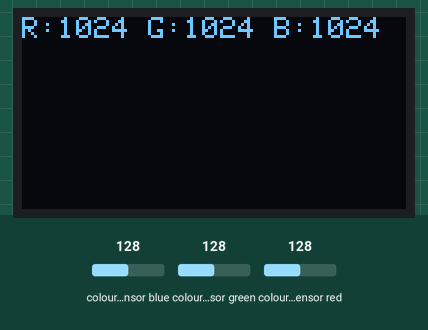
Recording of a program running on a simulated ESP8266 (Wemos D1 mini). Shown: 128×64 one-colour display. Inputs (shaded band) come from the test bench; at power-on: colour sensor blue 128, colour sensor green 128, colour sensor red 128. WiFi joins after 1.5 s; servers stay silent unless stated; uploads are accepted with an empty reply; what the program prints to the serial monitor is not drawn.

Above: at 5.6 s.
5.7 s: colour sensor blue set to 5
At 11.1 s:
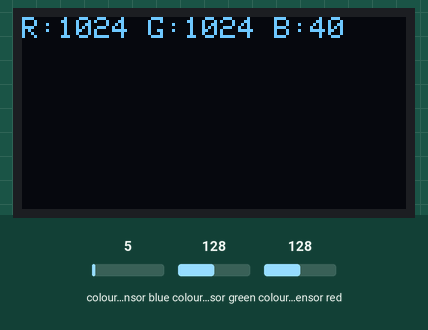
12.2 s: colour sensor green set to 5
At 16.1 s:
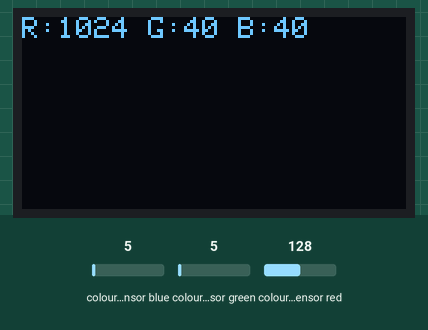
18.7 s: colour sensor red set to 5
At 21.1 s:
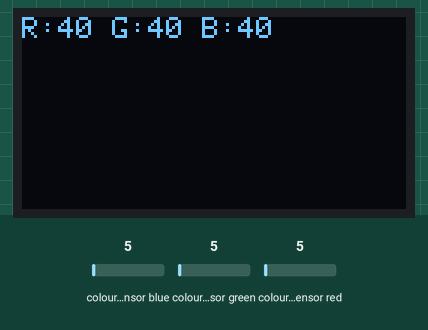
25.2 s: colour sensor blue set to 64
At 31.2 s:
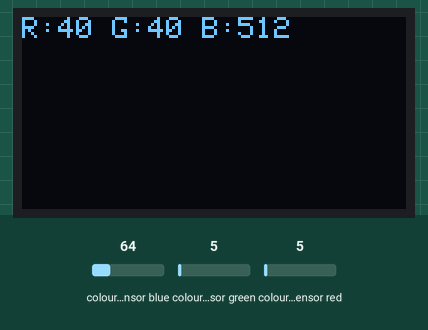
Timing chart, 0 to 32.7 s (numbered marks = the images above; inputs shaded):
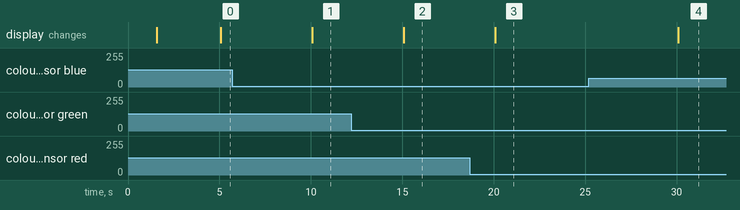

Measured:
- after the input at 5.7 s, the display: changes after 4.4 s (image 1)
- after the input at 12.2 s, the display: changes after 2.9 s (image 2)
- after the input at 18.7 s, the display: changes after 1.4 s (image 3)
- after the input at 25.2 s, the display: changes after 4.9 s (image 4)

The program:

main.cpp
```cpp
#include <Wire.h>
#include <Adafruit_GFX.h>
#include <Adafruit_SSD1306.h>
#include <Adafruit_TCS34725.h>
#include <ESP8266WiFi.h>
#include <ESP8266HTTPClient.h>
#include <ArduinoJson.h>

#define SCREEN_WIDTH 128
#define SCREEN_HEIGHT 64
#define OLED_RESET    -1

Adafruit_SSD1306 display(SCREEN_WIDTH, SCREEN_HEIGHT, &Wire, OLED_RESET);
Adafruit_TCS34725 tcs = Adafruit_TCS34725(TCS34725_INTEGRATIONTIME_600MS, TCS34725_GAIN_1X);


const char* ssid = "*";
const char* password = "*";
const char* serverUrl = "*";

void connectWiFi() {
  WiFi.begin(ssid, password);
  display.clearDisplay();
  display.setCursor(0, 0);
  display.println("Підключення WiFi...");
  display.display();

  int attempts = 0;
  while (WiFi.status() != WL_CONNECTED && attempts < 20) {
    delay(500);
    Serial.print(".");
    attempts++;
  }

  display.clearDisplay();
  if (WiFi.status() == WL_CONNECTED) {
    display.setCursor(0, 0);
    display.println("WiFi OK");
    display.println(WiFi.localIP());
  } else {
    display.setCursor(0, 0);
    display.println("WiFi ❌");
  }
  display.display();
  delay(1000);
}

void setup() {
  Serial.begin(115200);
  Wire.begin(D6, D5);

  if (!display.begin(SSD1306_SWITCHCAPVCC, 0x3C)) {
    Serial.println("❌ OLED не знайдено");
    while (true);
  }
  display.clearDisplay();
  display.setTextSize(1);
  display.setTextColor(SSD1306_WHITE);

  if (!tcs.begin()) {
    display.println("❌ TCS не знайдено");
    display.display();
    while (true);
  }

  connectWiFi();
}

unsigned long lastSent = 0;
const unsigned long interval = 5000;

void loop() {
  if (WiFi.status() != WL_CONNECTED) {
    connectWiFi();
  }

  unsigned long currentMillis = millis();
  if (currentMillis - lastSent >= interval) {
    lastSent = currentMillis;

    uint16_t r, g, b, c;
    tcs.getRawData(&r, &g, &b, &c);

    display.clearDisplay();
    display.setCursor(0, 0);
    display.printf("R:%d G:%d B:%d", r, g, b);
    display.display();

    WiFiClient client;
    HTTPClient http;

    if (http.begin(client, serverUrl)) {
      http.addHeader("Content-Type", "application/json");

      StaticJsonDocument<200> json;
      json["red"] = r;
      json["green"] = g;
      json["blue"] = b;

      String requestBody;
      serializeJson(json, requestBody);

      int statusCode = http.POST(requestBody);
      Serial.printf("POST status: %d\n", statusCode);
      http.end();
    }
  }
}
```
